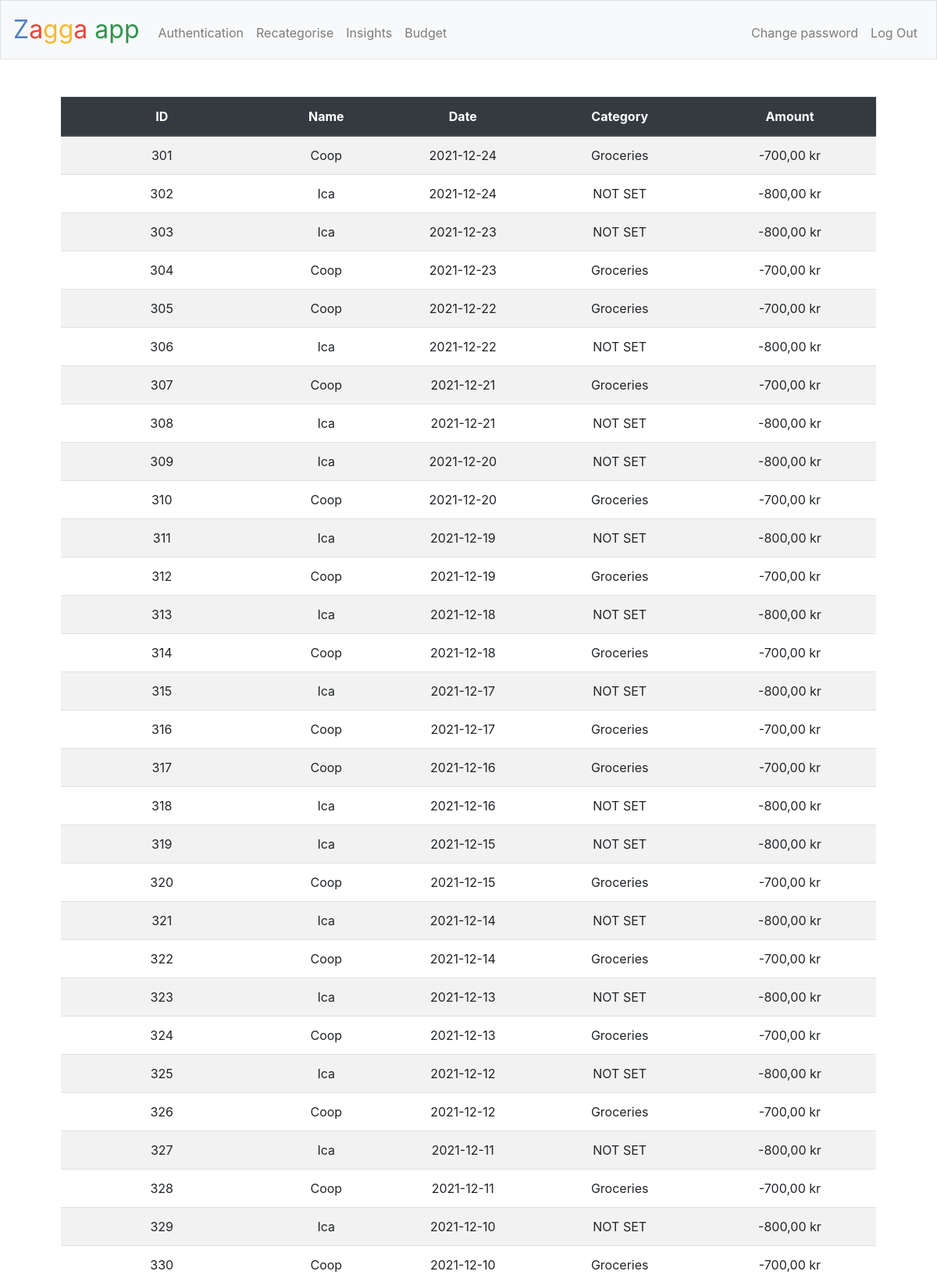
Screenshot of / (signed in, upper part) with the database file from the repository.
### tables this page shows
CREATE TABLE transactions (
    id INTEGER PRIMARY KEY AUTOINCREMENT,
    user_id INTEGER NOT NULL,
    name TEXT NOT NULL,
    amount NUMERIC NOT NULL,
    category TEXT NOT NULL DEFAULT "NOT SET",
    date TEXT NOT NULL,
    FOREIGN KEY(user_id) REFERENCES users(id)
);

### application.py (the view)
@app.route("/")
@login_required
def index():
    user_id = session["user_id"]
    transactions = db.execute("SELECT id, name, amount, category, date FROM transactions WHERE user_id = ?", user_id)
    sumTransactions = db.execute("SELECT sum(amount) FROM transactions WHERE user_id = ?", user_id)[0]["sum(amount)"]
    try:
        return render_template("index.html", transactions = transactions, sek = sek, sumTransactions = sumTransactions)
    except:
        return redirect("/authentication")

### application.py (called while the page is built)
@app.after_request
def after_request(response):
    response.headers["Cache-Control"] = "no-cache, no-store, must-revalidate"
    response.headers["Expires"] = 0
    response.headers["Pragma"] = "no-cache"
    return response

@app.template_filter()
def sek(value):
   return format_currency(value, 'SEK', locale='sv_SE')

### helpers.py (called while the page is built)
def login_required(f):
    @wraps(f)
    def decorated_function(*args, **kwargs):
        if session.get("user_id") is None:
            return redirect("/login")
        return f(*args, **kwargs)
    return decorated_function

### templates/index.html (shortened to what this page needs)
{% extends "layout.html" %}
{% block main %}
    <table class="table table-striped">
        <thead class="thead-dark">
            <tr>
                <th>ID</th>
                <th>Name</th>
                <th>Date</th>
                <th>Category</th>
                <th>Amount</th>
            </tr>
        </thead>
        <tbody>
            {% for transaction in transactions %}
            <tr>
                <td>
                    {{ transaction["id"] }}
                </td>
                <td>
                    {{ transaction["name"] }}
                </td>
                <td>
                    {{ transaction["date"] }}
                </td>
                <td>
                    {{ transaction["category"] }}
                </td>
                <td>
                    {{ sek(transaction["amount"]) }}
                </td>
            </tr>
            {% endfor %}
        </tbody>
    </table>
{% endblock %}

### rows the page displays
transactions: amount "-700,00 kr"
transactions: amount "-800,00 kr"
transactions: amount "-800,00 kr"
transactions: amount "-700,00 kr"
transactions: amount "-700,00 kr"
transactions: amount "-800,00 kr"
transactions: amount "-700,00 kr"
transactions: amount "-800,00 kr"
transactions: amount "-800,00 kr"
transactions: amount "-700,00 kr"
transactions: amount "-800,00 kr"
transactions: amount "-700,00 kr"
transactions: amount "-800,00 kr"
transactions: amount "-700,00 kr"
transactions: amount "-800,00 kr"
transactions: amount "-700,00 kr"
transactions: amount "-700,00 kr"
transactions: amount "-800,00 kr"
transactions: amount "-800,00 kr"
transactions: amount "-700,00 kr"
transactions: amount "-800,00 kr"
transactions: amount "-700,00 kr"
transactions: amount "-800,00 kr"
transactions: amount "-700,00 kr"
transactions: amount "-800,00 kr"
transactions: amount "-700,00 kr"
transactions: amount "-800,00 kr"
transactions: amount "-700,00 kr"
transactions: amount "-800,00 kr"
transactions: amount "-700,00 kr"
